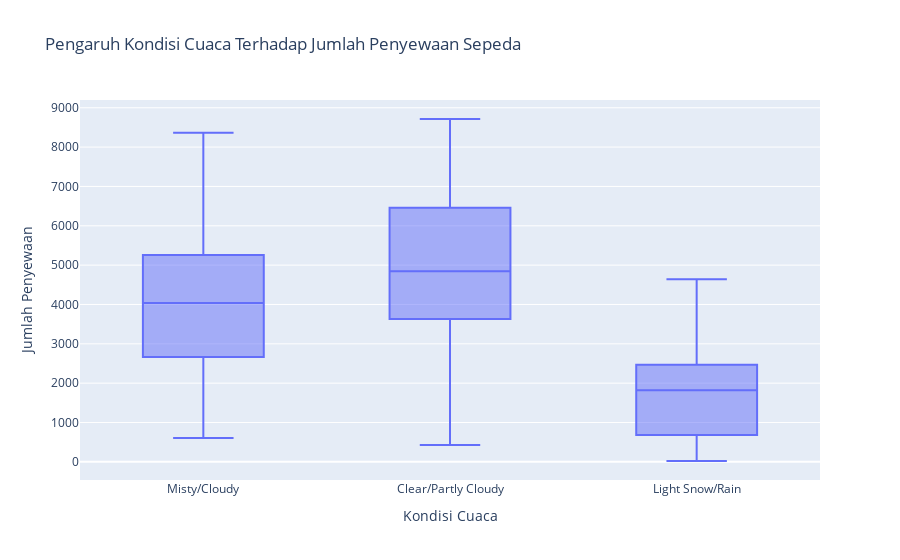

The notebook cell this image was saved under:
### Markdown cell above
### **Pertanyaan 1: Apakah cuaca buruk menyebabkan penurunan yang signifikan dalam jumlah penyewaan?**

### Code cell
fig = px.box(day_df, x='weather_cond', y='count',
             title="Pengaruh Kondisi Cuaca Terhadap Jumlah Penyewaan Sepeda",
             labels={"weather_cond": "Kondisi Cuaca", "count": "Jumlah Penyewaan"})
fig.show()

### Figure 1 — Plotly figure (JSON) as saved in the notebook; plotly's stock layout.template omitted (floating-point values rounded to 4 significant figures; data arrays with more than 128 entries replaced by an {"elided": "..."} marker saying what was removed)
{"data": [{"alignmentgroup": "True", "hovertemplate": "Kondisi Cuaca=%{x}<br>Jumlah Penyewaan=%{y}<extra></extra>", "legendgroup": "", "marker": {"color": "#636efa"}, "name": "", "notched": false, "offsetgroup": "", "orientation": "v", "showlegend": false, "type": "box", "x": {"elided": "731 str values"}, "x0": " ", "xaxis": "x", "y": {"elided": "731 int values"}, "y0": " ", "yaxis": "y"}], "layout": {"boxmode": "group", "legend": {"tracegroupgap": 0}, "title": {"text": "Pengaruh Kondisi Cuaca Terhadap Jumlah Penyewaan Sepeda"}, "xaxis": {"anchor": "y", "domain": [0, 1], "title": {"text": "Kondisi Cuaca"}}, "yaxis": {"anchor": "x", "domain": [0, 1], "title": {"text": "Jumlah Penyewaan"}}}}
